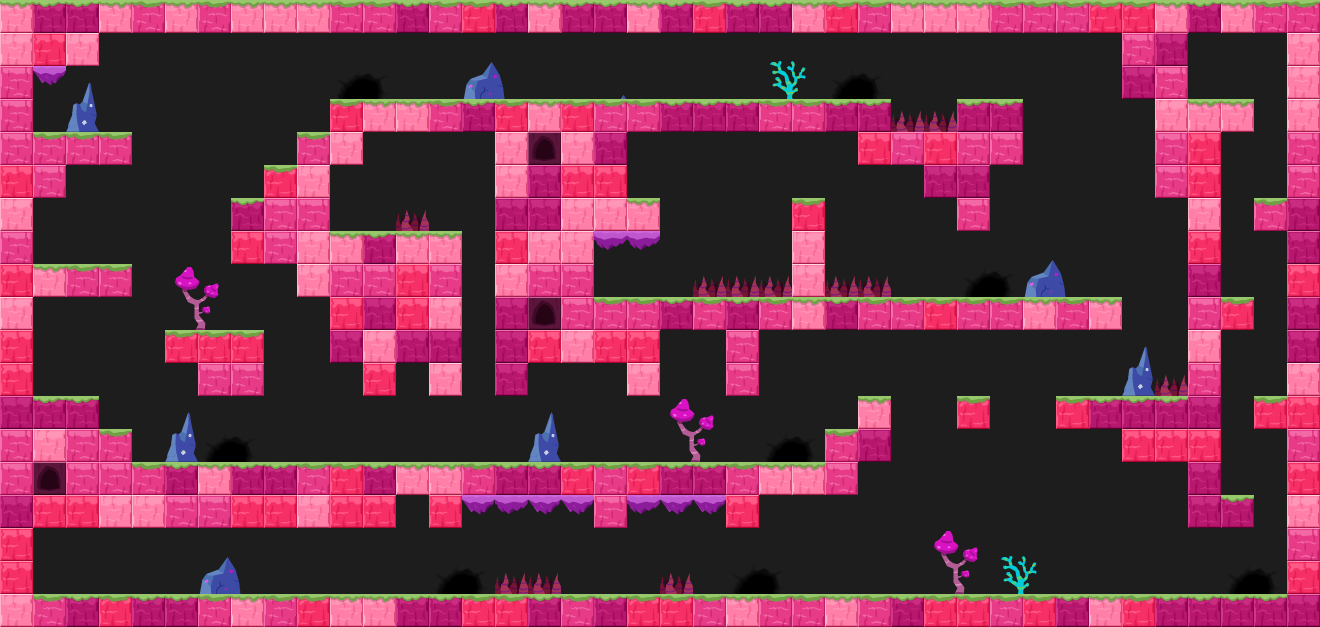

Rendered tile map (Tiled .tmx) drawn with the repository's tilesets; below, a short description and the map source with its tile grids summarised:
An orthogonal 40x19 tile map with 33x33 px tiles, 4 tile layers (bg, deco background, layout, deco foreground) and 110 objects (51x citrus.objects.platformer.box2d.Platform, 21x citrus.objects.CitrusSprite, 10x citrus.objects.platformer.box2d.Sensor, 8x space_digger.Seam, 8x space_digger.enemies.SpawnSpot, ...).

<map version="1.0" orientation="orthogonal" width="40" height="19" tilewidth="33" tileheight="33" backgroundcolor="#1d1d1d">
 <tileset firstgid="1" name="tileset_water" tilewidth="33" tileheight="33">
  <image source="../tilesets/tileset_water.png" width="297" height="132" />
  <tile id="12">
   <properties>
    <property name="" value="" />
   </properties>
  </tile>
 </tileset>
 <layer name="bg" width="40" height="19">
  <properties>
   <property name="group" value="0" />
  </properties>
  <data>[760 cells, 0 non-empty, 0 distinct tile ids]</data>
 </layer>
 <layer name="deco background" width="40" height="19">
  <data>[760 cells, 16 non-empty, 2 distinct tile ids]</data>
 </layer>
 <objectgroup color="#ffff00" name="animated decoration bg" width="40" height="19">
  <properties>
   <property name="group" value="0" />
  </properties>
  <object type="citrus.objects.CitrusSprite" x="235" y="516">
   <properties>
    <property name="view" value="Liana1_water" />
   </properties>
   <ellipse />
  </object>
  <object type="citrus.objects.CitrusSprite" x="178" y="23">
   <properties>
    <property name="view" value="Liana1_water" />
   </properties>
   <ellipse />
  </object>
  <object type="citrus.objects.CitrusSprite" x="1020" y="22">
   <properties>
    <property name="view" value="Liana1_water" />
   </properties>
   <ellipse />
  </object>
  <object type="citrus.objects.CitrusSprite" x="698" y="484">
   <properties>
    <property name="view" value="Liana1_water" />
   </properties>
   <ellipse />
  </object>
  <object type="citrus.objects.CitrusSprite" x="659" y="124">
   <properties>
    <property name="view" value="Liana2_water" />
   </properties>
   <ellipse />
  </object>
  <object type="citrus.objects.CitrusSprite" x="718" y="124">
   <properties>
    <property name="view" value="Liana3_water" />
   </properties>
   <ellipse />
  </object>
  <object type="citrus.objects.CitrusSprite" x="163" y="23">
   <properties>
    <property name="view" value="Liana3_water" />
   </properties>
   <ellipse />
  </object>
  <object type="citrus.objects.CitrusSprite" x="1075" y="423">
   <properties>
    <property name="view" value="Liana3_water" />
   </properties>
   <ellipse />
  </object>
  <object type="citrus.objects.CitrusSprite" x="776" y="482">
   <properties>
    <property name="view" value="Liana3_water" />
   </properties>
   <ellipse />
  </object>
  <object type="citrus.objects.CitrusSprite" x="245" y="245">
   <properties>
    <property name="view" value="Liana2_water" />
   </properties>
   <ellipse />
  </object>
  <object type="citrus.objects.CitrusSprite" x="883" y="317">
   <properties>
    <property name="view" value="Liana1_water" />
   </properties>
   <ellipse />
  </object>
  <object type="citrus.objects.CitrusSprite" x="974" y="403">
   <properties>
    <property name="view" value="Flor1_water" />
   </properties>
   <ellipse />
  </object>
  <object type="citrus.objects.CitrusSprite" x="1006" y="101">
   <properties>
    <property name="view" value="Flor1_water" />
   </properties>
   <ellipse />
  </object>
  <object type="citrus.objects.CitrusSprite" x="282" y="172">
   <properties>
    <property name="view" value="Flor1_water" />
   </properties>
   <ellipse />
  </object>
  <object type="citrus.objects.CitrusSprite" x="313" y="469">
   <properties>
    <property name="view" value="Flor1_water" />
   </properties>
   <ellipse />
  </object>
  <object type="citrus.objects.CitrusSprite" x="407" y="602">
   <properties>
    <property name="view" value="Flor1_water" />
   </properties>
   <ellipse />
  </object>
  <object type="citrus.objects.CitrusSprite" x="808" y="208">
   <properties>
    <property name="view" value="Flor2_water" />
   </properties>
   <ellipse />
  </object>
  <object type="citrus.objects.CitrusSprite" x="1273" y="208">
   <properties>
    <property name="view" value="Flor2_water" />
   </properties>
   <ellipse />
  </object>
  <object type="citrus.objects.CitrusSprite" x="77" y="273">
   <properties>
    <property name="view" value="Flor2_water" />
   </properties>
   <ellipse />
  </object>
  <object type="citrus.objects.CitrusSprite" x="687" y="106">
   <properties>
    <property name="view" value="Flor2_water" />
   </properties>
   <ellipse />
  </object>
  <object type="citrus.objects.CitrusSprite" x="644" y="-330" width="33" height="33">
   <properties>
    <property name="registration" value="center" />
    <property name="view" value="Sky_water" />
   </properties>
   <ellipse />
  </object>
 </objectgroup>
 <layer name="layout" width="40" height="19">
  <properties>
   <property name="group" value="2" />
  </properties>
  <data>[760 cells, 335 non-empty, 12 distinct tile ids]</data>
 </layer>
 <layer name="deco foreground" width="40" height="19">
  <properties>
   <property name="group" value="2" />
  </properties>
  <data>[760 cells, 50 non-empty, 18 distinct tile ids]</data>
 </layer>
 <objectgroup name="platforms" width="40" height="19">
  <properties>
   <property name="group" value="2" />
  </properties>
  <object type="citrus.objects.platformer.box2d.Platform" x="0" y="0" width="1320" height="33" />
  <object type="citrus.objects.platformer.box2d.Platform" x="0" y="33" width="33" height="594" />
  <object type="citrus.objects.platformer.box2d.Platform" x="33" y="594" width="1287" height="33" />
  <object type="citrus.objects.platformer.box2d.Platform" x="1287" y="33" width="33" height="561" />
  <object type="citrus.objects.platformer.box2d.Platform" x="33" y="33" width="66" height="33" />
  <object type="citrus.objects.platformer.box2d.Platform" x="33" y="132" width="99" height="33" />
  <object type="citrus.objects.platformer.box2d.Platform" x="33" y="165" width="33" height="33" />
  <object type="citrus.objects.platformer.box2d.Platform" x="33" y="264" width="99" height="33" />
  <object type="citrus.objects.platformer.box2d.Platform" x="33" y="396" width="66" height="33" />
  <object type="citrus.objects.platformer.box2d.Platform" x="33" y="429" width="99" height="99" />
  <object type="citrus.objects.platformer.box2d.Platform" x="132" y="462" width="264" height="66" />
  <object type="citrus.objects.platformer.box2d.Platform" x="396" y="462" width="462" height="33" />
  <object type="citrus.objects.platformer.box2d.Platform" x="429" y="495" width="33" height="33" />
  <object type="citrus.objects.platformer.box2d.Platform" x="594" y="495" width="33" height="33" />
  <object type="citrus.objects.platformer.box2d.Platform" x="726" y="495" width="33" height="33" />
  <object type="citrus.objects.platformer.box2d.Platform" x="825" y="429" width="66" height="33" />
  <object type="citrus.objects.platformer.box2d.Platform" x="858" y="396" width="33" height="33" />
  <object type="citrus.objects.platformer.box2d.Platform" x="957" y="396" width="33" height="33" />
  <object type="citrus.objects.platformer.box2d.Platform" x="1056" y="396" width="165" height="33" />
  <object type="citrus.objects.platformer.box2d.Platform" x="1122" y="429" width="99" height="33" />
  </objectgroup>
 <objectgroup color="#ff5500" name="breakable blocks" width="40" height="19">
  <!-- 3 objects omitted --></objectgroup>
 <objectgroup color="#5500ff" name="player &amp; exit" width="40" height="19">
  <!-- 3 objects omitted --></objectgroup>
 <objectgroup color="#00aa00" name="seams" width="40" height="19">
  <properties>
   <property name="view" value="Seam_water" />
  </properties>
  <!-- 8 objects omitted --></objectgroup>
 <objectgroup color="#ff0000" name="enemies" width="40" height="19">
  <properties>
   <property name="group" value="1" />
  </properties>
  <!-- 15 objects omitted --></objectgroup>
 <objectgroup color="#ff557f" name="enemy limits" width="40" height="19">
  <!-- 9 objects omitted --></objectgroup>
</map>
<!-- 69 of 110 objects omitted -->
